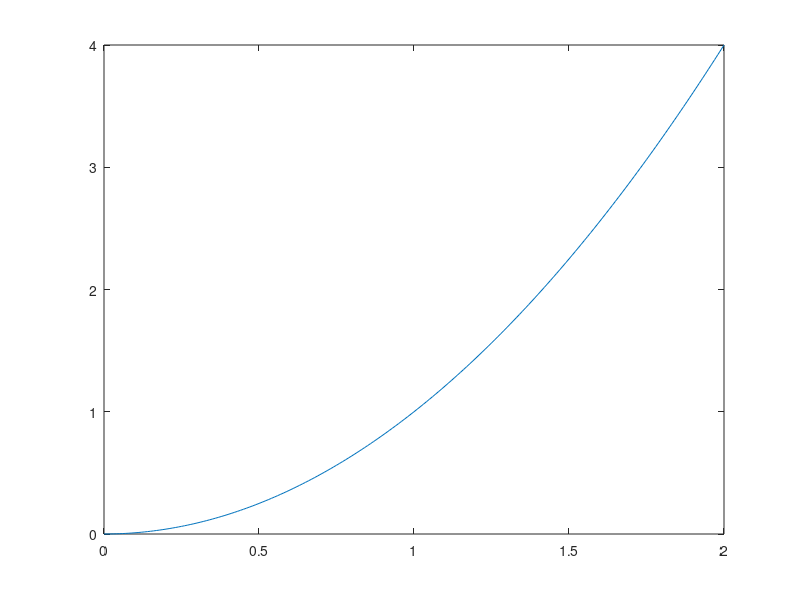

This chart was generated by the following MATLAB code: (Note: this script raises an error after producing the figure.)
%% Matlab Tutorial
% ENAS 991 etc. Integrated Workshop
% By Jack Treado and Peter Williams

clear;
close all;
clc;

%% Section 0: Scripts and Formatting
% Before you begin this tutorial, you should familiarize yourself with the
% following concepts in MATLAB: command line, workspace, script, path. If
% you aren't familiar, let a TA know once we get going and we'll quickly
% review some MATLAB basics. 
% 
% In general while coding, it is helpful to thoroughly comment your code so
% that someone (including you at a later date) can read through it more
% thoroughly and identify what each part of the code does. For the purposes
% of this and other classes, the better you comment your code, the easier
% it is for TAs to grade.
% 
% Every script will have sections, which are demarcated by two percentage
% signs (%%) like you see above. The section will be highlighted in yellow,
% but more importantly if you press command-Enter (or Ctrl-Enter on
% Windows machines) you will run the section of code contained beneath the
% (%%) header and ONLY that section. This will come in handy in this
% tutorial and later in the semester.
% 
% The basic format for all assignment scripts is the following:
% 
% SECTION A: TITLE
% % *** comment describing purpose of first section
% --> 1. Inputs
% --> 2. Initialize all variables
% --> 3. setup all loops, using comments for subsections
% --> 4. declare figures for any plotting
% --> 5. Outputs
% 
% SECTION B: TITLE
% % *** comment describing purpose of section AND any sections that this
% % *** section depends on.
% --> 1. Inputs
% ... etc
% 
% SECTION C: TITLE
% ... etc
% 
% FINAL SECTION: TITLE
% % *** comment describing purpose of section AND any sections that this
% % *** section depends on.
% --> Any final plotting, output, saving etc.
% 
% In the assignments it will be pretty clear when sections should be
% created, which sections will depend on which, etc. 



%% Section 1: Variables, Data Types, Operations

% Here we'll do a quick review of what was in the MATLAB OnRamp tutorial,
% and supplement with some of what we think everyone should know about
% different data types in MATLAB. You can follow along with us or go at
% your own pace.




%% 1.1 Scalars

% For assignment, use the = operator, the ; suppresses output to the
% console. You can run a script without them, but it clutters up the
% command line interface. 
a = 10;



% scalar variables get all of the mathematical operators you can thing of:
% +, -, /, *, ..., can u think of anything else? What would the following
% line do?
b = a^2;



% what about this line?
c = b^(1/a);




% operations on scalars, and even more complicated data types like vectors
% and matrices, follows normal order of operations. BE CAREFUL THO: as we
% will see below, care is required to use some operations on higher order
% variable types. 

% MATLAB also supplies alot of nice in-house math functions that one can
% use on scalar variables. These include trig functions, nth-root, e^x, even more
% complicated things that require some more knowledge. So you can do things
% like:
x=0.54;
d = exp(sqrt(b^2 + x^2 - a/c)-sin(b/c));


% Parentheses determines order of operations

% *** NOTE: If you ever have a questions about what a function does, go to the
% command line and type 

% >> help [function]

% If [function] is a MATLAB function, there will be a nice help page
% displayed. If [function] one of your variables, it will display
% information about what is contained within the variable. 


%% 1.2 Vectors  

% This is a row vector
v1 = [1, 2, 3];



% This is a column vector
v2 = [1; 2; 3];



% Q: What if I wanted a vector that had all even integers from 2 to 1000 ? Use a semicolon for output suppression
u1 = (2:2:1000); 




% Matrix multiplication holds for vectors in MATLAB. So when we assign
a = v1*v2;
% we are actually performing the inner product (v1,v2) (which is also the
% vector dot product). If you have two vectors that are the same
% orientation and size, you can use the dot operator . with multiplication
% to do component-wise multiplication.
v3 = [5, 3, 1]; 
v4 = v1.*v3;




% Since this is component wise multiplication, b is set to a vector. It
% would be equivalent to write: b = [v1(1)*v2(1) + v1(2)*v2(2) + ...];





% You can also do component wise division using ./ (non-component-wise
% division of two vectors is not defined). Addition and Subtraction are
% always component-wise, so no need to use the dot. 
% HOWEVER, note what happens when one does this:
V = v1 + v2;
% What sort of object is V?





% *** NOTE: A good keyword that is created whenever you create a vector is
% "end"...which gives the final index of a vector. So, for example
b = v3(end);
% will put the value v1(3)*v2(3) into b.


%% 1.3 Matrices
% Just as vectors are collections of scalars with a set of operations,
% matrices are sets of vectors with a different, but related, set of
% operations. This is because in MATLAB (and indeed in Algebra) everything
% is an array (or tensor). So to construct an n x m matrix, you essentially
% just stack n m-component row vectors on top of one another (or, equivalently,
% lay m n-component column vectors side-by-side).
% 
% THIS MEANS that you can use alot of the same intuition from dealing with
% vectors when you are dealing with a matrix
% 
% Before this section, look up the following array-defining functions:
% zeros, ones, eye, magic


% Lets make a 3x3 matrix of 1's
M1 = ones(3,3);

% M(n,:) accesses the nth row, and M(:,m) accesses the mth column. 
% Q: How would you interchange a row for v1? A column for v2?




% The * operator is matrix-multiplication, which means that in order to use
% it, you need to have "conforming" matrices. That is, if we had
M2 = ones(3,4);
M3 = ones(4,8);
M4 = M2*M3;
% M4 will not be created, and M2*M3 will throw an error. How could you edit
% the above code to make M2*M3 work?


%% You would have to either edit M2, M3, or both such that the number of 
%% columns in M2 is equal to the number of rows in M3 


% Q: What would the .* operator be then? Generate 2 matrices of your
% choice, and put the product of both * and .* into a third matrix.

%% This would produce an error since dot product multiplication requires 
%% both matrices to have the same dimensions 

A1 = randi(10,5,5);
A2 = randi(20,5,5);
A3 = (A1 * A2) .* (A1.*A2);




% By this point, we should probably tell you that . in front of many
% operations makes it operate component wise. This means that as long as
% you have 2 matrices of the same size, you can use . in front of virtually
% any mathematical operator and there will be component wise operations
% between them. For example,
Q1 = magic(4);
Q2 = 0.75*magic(4); % note that scalar-matrix multiplication is always component wise, so no dot needed, and ' takes a transpose
Q3 = Q1.^Q2;


% This is quite useful, and something you will all be taking advantage of
% this semester. This is how you can create mathematical functions (as
% opposed to MATLAB functions, which are discussed below).
x = 0:0.01:2;
y = x.^2;
% y now has all the values of the above values of x squared. If you wanted
% to plot this, you can use MATLAB's plot function:
plot(x,y);

% We'll discuss plotting functionality in later sections, but know that
% plot will always take in two arrays, one for x axis and the other for
% the y. If you are clever, passing in 2d arrays (matrices) instead of
% 1d arrays (vectors) will let you store information about multiple curves.

% *** NOTE: If you want to create higher-d arrays, you can. I'm not sure if
% MATLAB will let you create a 30-d array, but 3-d arrays (or matrices
% stacked in front of matrices) are common. For example,
Z1 = ones(3,3,3);
% will give you three 3x3 matrices of ones. 
% How would you edit this 3-d array to have one z-stack matrix become a
% 3x3 matrix of zeros?

%% 1.4 Vectorization...aka the best thing about MATLAB
% Now that we understand how to create n-d arrays, let's discuss some
% clever ways of accessing the data wihtin each object.

% BOOLEAN ASIDE: MATLAB comes with several BOOLEAN operations. They are
% essential for using control structures (like if statements and loops) but
% they can also be used to access certain array elements. One more new
% thing: rand(); This generates a nxmxo....xz array of random numbers uniformly
% distributed between between 0 and 1. Suppose
r1 = rand(100,1);

% The command
ind1 = r1 < 0.5;
% gives a vector of BOOLEAN variables (1 for true, 0 for false), as you can
% verify using >> help ind1 on the command line. 

% Q: What happens when you do r2 = r1(ind1)? 

%% I don't really know completely why but it looks like r2 is exactly r1


% Vectorization, or the accessing of array indices using vectors (instead
% of control structures) is incredibly powerful. We'll point out potential
% places to implement vectorization in the tutorial and throughout the
% semester.

%% Section 2: Loops
% Now that we know the basic MATLAB containers (array), we can start to use
% Basic Control structures that are ubiquitous in any language. These
% include
% 
% "if" statements (also switches, which we wont talk about today)
% "while" Loops
% "for" Loops
% 
% If you have seen these before, skip ahead to section 2.1. If not, here's
% a quick intro:
% 
% if statements are set up like this...
% 
% if bool1
% 
%   <statements1>
% 
% elseif bool2
% 
%   <statements2>
% 
% elseif bool3
% 
%   .
%   .
%   .
% 
% elseif boolN
% 
%   <statementsN>
% 
% else  
% 
%   <statementsELSE>
% 
% end
% 
% If bool1 is true, <statements1> execute. If not, the first boolean
% variable booli for 2 < i < N will execute. If none of the boolean
% variables are true, then <statementsELSE> execute. You can setup a set
% of if statements including some or none of the elseif/else statements, as
% long as the statement ends with the keyword end. 
% 
% 
% 
% 
% 
% "while" and "for" loops are both similar to one another. They look like
% 
% while (bool)
% 
% 
% end
% 
% for index = vec
% 
% 
% 
% end
% 
% In a while loop, while will execute until the statement in the boolean
% variable is true. In the for loop, the scalar "index" will take on a
% value in the vector variable "vec" and can be used within the loop.
% 
% *** NOTE: While for loops will always end when "index" accesses vec(end),
% while loops have the capacity to never end (a so-called infinite loop).
% Its always good to have catches in your code that ensure that you never
% have an infinite loop.
% 


%% 2.1 For Loops
% Utilizing the following for loop, create a vector v2 that is identical to v1
v1=1:10;

% Initialize a vector, v2, of zeros of length 10:

v2 = zeros(1,10);

% Write a for loop to fill in the vector

for idx = 1:size(v1,2)
    v2(idx) = v1(idx);
end
    

%% Check that the vectors are identical using boolean logic
% The "all" function asseses whether all entries are 1/true

disp(all(v1==v2))

%% 2.2 Structure of While Loops
% While loops have the same format of for loops with the
%   exception that the vector equlity is replaced with a conditional
%   so long as the conditional is true the loop will run
%   Here we have constructed a loop to simulate flipping a coin until 
%   the coin ends as tails.

% We initialize the coin as heads (1)
coin=1;
% We initialize a counter
cnt=0;
% Here our conditional is that the loop will continue so long as the coin is heads
while coin==1
     %  We generate a random number between 0 and 1 
     %  Then we round this value to give us tails (0) or heads (1)
    coin=round(rand(1));
    cnt=cnt+1; % increase counter
end 
cnt=cnt-1;  % The counter is decreased by 1 to give us the number of heads flips
disp(coin)  % check that the coin is tails (0)
disp(cnt)   % print to the sceen the number of flips


%% 2.3 All for loops can be written as while loops
% Write a while loop to create a vector v3 that is identical to v1 and v2

count = 1; 

v3 = zeros(1,10); 

while count <= size(v1,2) 
    v3(count) = v1(count);
    count = count+1; 
end







%% Section 3. Defining a Function
% Write a Function that calculates the mean, standard deviation, and median
% in the file VectorStatistics.m






%% Section 4. Plotting Histograms
% Now that we can define a function, we'll do a lil application of what
% we know so far: histogramming. Histograms are very important to
% understand in MATLAB, so we'll walk through some of the basics.



%% 4.1 Create a distribution to be plotted
% Here we will use the loop created earlier to generate a study of the 
% number of consecutive coin flips resulting in heads

% Initialize a vector of 1000 zeros to store the results of the trials

CoinCounts=zeros(1000,1);

for i=1:1000
    % We initialize the coin as heads (1)
    coin=1;
    % We initialize a counter
    cnt=0;
    % Here our conditional is that the loop will continue so long as the coin is heads
    while coin==1
         %  We generate a random number between 0 and 1 
         %  Then we round this value to give us tails (0) or heads (1)
        coin=round(rand(1));
        cnt=cnt+1; % increase counter
    end 
    cnt=cnt-1;  % The counter is decreased by 1 to give us the number of heads flips
    CoinCounts(i)=cnt; % Store result of trial in CoinCounts
end



%% 4.2 Calculate Statistics of Study
% Use the function VectorStatistics to calculate the mean, median, 
% standard deviation, and quartiles of the coin flip study

%[Mean, STD, Median] = VectorStatistics(CoinCounts); 

Quartiles = zeros(1,4);
j = 0; 
for p = 0:0.25:1
    Quartiles(j) = quantiles(CoinCounts, p); 
    j = j + 1; 
end 



%% 4.3 Plot the Histogram of the Resultant Distribution (CoinCounts)
% First define we define a vector, bin_edges, of values to 
%  use as the bin edges for the histogram

bin_edges=-0.5:10.5;

% Create a figure handle and a new figure

f0=figure();

% Use the "histogram" function to plot a histogram of CoinCounts 
% using the bins defined by bin_edges. % Use the normalization choice pdf.
% This ensures that the histogram will be normalized such that the resultant
% plot will be that of the probability distribution function

histogram(CoinCounts,'BinEdges', bin_edges,'Normalization', 'pdf');

% The probability distribution defining the number of failed trials 
% before the first success is known as the geometric distribution.
% Create a vector of the center of the bins named bin_centers.

bin_centers = 0.5*(bin_edges(1:end-1)+bin_edges(2:end)); 


% Calculate the theoretical distribution. The geometric distribution
% is defined as P(N) = p(1-p)^N, where p is the probability of a success 
% and N is the number of failed trials until the first successful one. 
% Create a vector named P_N, using "bin_centers" as your N.

p = 0.5; 
P = zeros(1, length(bin_centers)); 
N = bin_centers;
P_N = p*(1-p).^N;

% Use "hold" to plot the theoretical distribution on top of the histogram

hold on; 
plot(bin_centers, P_N);

% Add axis labels and a legend using "xlabel","ylabel", and "legend"

xlabel("Number of Consecutive Heads")
ylabel("Probability")
legend('CointCounts','PDF')

% Use the figure handle, "f0", and the functions "savefig" and "saveas" to 
% save your figure as a matlab figure (.fig) and an image file (.png) 

savefig("Mod0.fig")
saveas(f0, "Mod0_png.png")

%% Section 5. Input/Output
% Inputting and Outputting data is probably the most important thing to do
% right as a science grad student, and fortunately MATLAB makes I/O super
% simple. If you've done the MATLAB OnRamp tutorial, you've seen the
% easiest form of MATLAB I/O in the form of save() and load() functions.
% 
% Basically, save() will store all of the variables in your
% workspace into a "matfile". If you want to access these variables, i.e.
% put them ~back~ into your work space, use load(<matfile>) and the
% variables have their same values.
% 
% However, not every piece of data will be stored in a nice matfile. Often
% times a colleague or collaborator or your annoying TAs will give you
% data in a .txt, .csv, .xlsx, .dat., .whatever file, and you will have to
% figure out how to deal with it. 
% 
% First piece of advice....see if matlab has a function that will handle
% the specific file (i.e. check >> help [function] for csvread, dlmread, textscan, importdata,etc)
% 
% Every data file will be different, and there are different tips and
% tricks for each one that we will go over throughout the semester. For
% now, we'll use the low level "textscan"

% textscan is clunky and a bit abstract, but it can read in basically
% anything you give it.

% 4.1 Use fopen to open the file in MATLAB, and put the file location into
% a variable fid.
fid = fopen('test_data_1.dat');

% 4.2 Use textscan to load in info from fid into cell container data_cell
% (we will talk about cells in class, they are a very nice container that
% can contain just about anything)
data_cell = textscan(fid, '%s%d%s%f%f%f', 'headerlines', 1);
% You can read through the >> help textscan document for more info, but the
% 'headerlines' char input tells textscan how many lines to skip before
% dealing with data

% 5.3 Lets get the position data...put columns 4 5 6 into 3 arrays for x, y and z positions

[col1, col2, col3] = data_cell{[4,5,6]};






% 5.4 Now that we have the data, calculate the center of mass of all of
% these points. You can use a loop or, if you are intrepid, ~vectorize~.







% 5.5 Now lets make the origin the center of mass. Save these new, relative
% positions into three new column vectors. You can again use a loop of
% vectorization.






% 5.6 Use fclose to close MATLAB's connection to test_data_1.dat
fclose(fid);



% 5.7. Let's re-output the relative positions data into cmpos.dat. Open pos.data using
% fopen, but because we are creating a file, use the following form
fid = fopen('cmpos.data','w');



% 5.8. Look up info on the function fprintf, and then print out the data;
% You will need to concatanate relative position data into a single array,
% and then define the output format.





% 5.9. Close fid again
fclose(fid);

%% Section 6. The Central Limit Theorem

% seed our random number generator

% declare how many coins we want to flip

% how many flips per coin?

% Let's generate an array of random numbers, where rows signify flips, and
% columns are trials

% Map random numbers between 0 and 1 to 0's or 1's (hint: use round(...))

% To get outcome, we can just sum up all independent flips (hint: use
% sum(...))

% Plot a histogram of the outcomes







